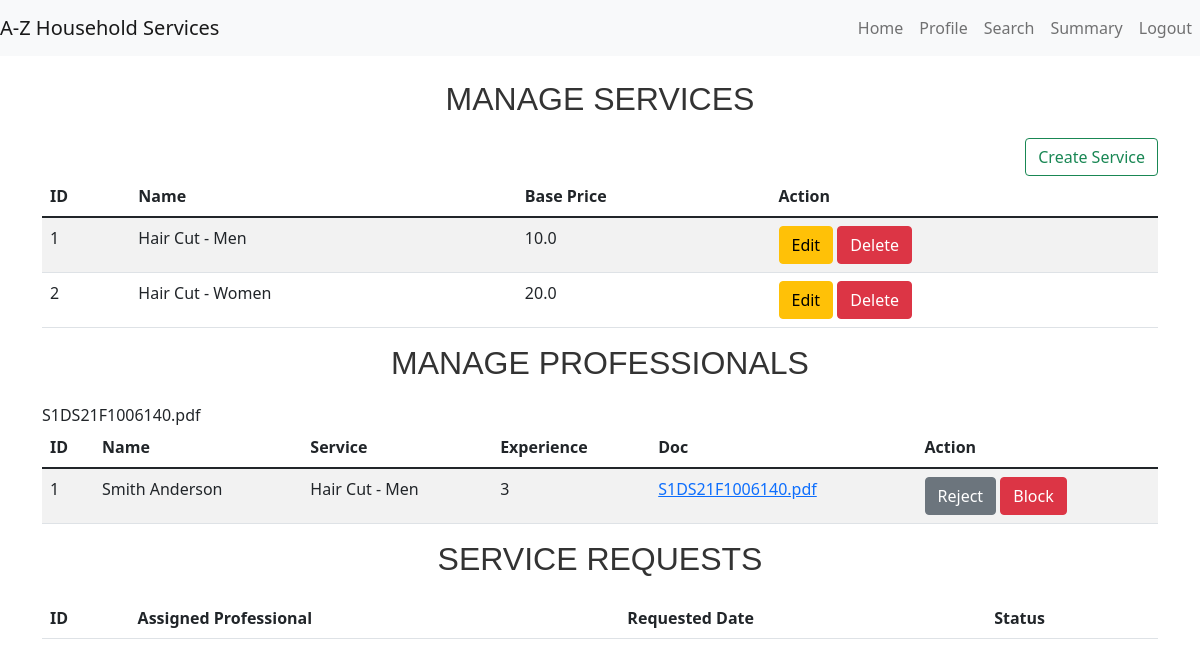
The page /admin/dashboard (signed in) on the database its author committed.
### models.py (models this page shows, shortened)
class Service(db.Model):
    __tablename__ = 'services'
    id = db.Column(db.Integer, primary_key=True)
    name = db.Column(db.String(100), nullable=False)
    price = db.Column(db.Float, nullable=False)
    description = db.Column(db.String(200))
    time_required = db.Column(db.String(50))

class ProfessionalProfile(db.Model):
    __tablename__ = 'professional_profiles'
    id = db.Column(db.Integer, primary_key=True)
    user_id = db.Column(db.Integer, db.ForeignKey('users.id'))
    full_name = db.Column(db.String(100), nullable=False)
    service_type = db.Column(db.String(100), nullable=False)
    experience = db.Column(db.String(100), nullable=False)
    filename = db.Column(db.String(120), nullable=False)
    uploaded_at = db.Column(db.DateTime, default=db.func.current_timestamp())
    address = db.Column(db.String(200),nullable=False)
    pin_code = db.Column(db.String(6), nullable=False)
    reviews = db.Column(db.Float, default=0)

class User(db.Model):
    __tablename__ = 'users'
    id = db.Column(db.Integer, primary_key=True)
    username = db.Column(db.String(100), nullable=False, unique=True)
    password = db.Column(db.String(200), nullable=False)
    role = db.Column(db.String(20), nullable=False)  # Admin, Professional, Customer
    date_created = db.Column(db.DateTime, default=db.func.current_timestamp())
    approve = db.Column(db.Boolean, default=False)
    blocked = db.Column(db.Boolean, default=True)

### app.py (the view)
@app.route('/admin/dashboard')
def admin_dashboard():
    if 'admin_user_id' in session:
        user_dict={}
        service_type={}
        services = Service.query.all()
        professional_profile = ProfessionalProfile.query.all()
        for profile in professional_profile:
            user_dict[profile.user_id] = User.query.filter_by(id=profile.user_id).first()
            service_type[profile.user_id] = Service.query.filter_by(id=profile.service_type).first()
        service_requests = ServiceRequest.query.all()
        return render_template('admin_dashboard.html', services=services, professional_profile=professional_profile, customer_profile=customer_profile, service_requests=service_requests,user_dict=user_dict,service_type=service_type)
    return redirect(url_for('admin_login'))

### app.py (called while the page is built)
@app.before_request
def create_tables():
    global first_request
    if first_request:
        db.create_all()
        first_request = False

### templates/admin_dashboard.html (shortened to what this page needs)
{% extends "base.html" %}
{% block content %}
<div class="row">
    <div class="col-md-12">
        <h3>Manage Services</h3>
        <div class="d-flex justify-content-end">
            <a href="{{ url_for('create_services') }}"  class="btn btn-outline-success">Create Service</a>
        </div>
        <table class="table table-striped">
            <thead>
                <tr>
                    <th>ID</th>
                    <th>Name</th>
                    <th>Base Price</th>
                    <th>Action</th>
                </tr>
            </thead>
            <tbody>
                {% for service in services %}
                <tr>
                    <td>{{ service.id }}</td>
                    <td>{{ service.name }}</td>
                    <td>{{ service.price }}</td>
                    <td>
                        <a href="/admin/services/update_service/{{ service.id }}" class="btn btn-warning">Edit</a>
                        <a href="/admin/services/delete_service/{{ service.id }}" class="btn btn-danger">Delete</a>
                    </td>
                </tr>
                {% endfor %}
            </tbody>
        </table>
        <h3>Manage Professionals</h3>
        <table class="table table-striped">
            <thead>
                <tr>
                    <th>ID</th>
                    <th>Name</th>
                    <th>Service</th>
                    <th>Experience</th>
                    <th>Doc</th>
                    <th>Action</th>
                </tr>
            </thead>
            <tbody>
                {% for professional in professional_profile %}
                <tr>
                    <td>{{ professional.id }}</td>
                    <td>{{ professional.full_name }}</td>
                    <td>{{ service_type[professional.user_id].name }}</td>
                    <td>{{ professional.experience }}</td>
                    <td><a href="/download/{{ professional.filename }}"  >{{ professional.filename }}</td></a>{{ professional.filename }}</td>
                    <td>
                        <a href="/admin/manage_user/{{ professional.user_id }}/approve/{{user_dict[professional.user_id].approve}}" class="btn {{ 'btn-secondary' if user_dict[professional.user_id].approve else 'btn-success' }}">{{ 'Reject' if user_dict[professional.user_id].approve else 'Approve' }}</a>
                        <a href="/admin/manage_user/{{ professional.user_id }}/blocked/{{user_dict[professional.user_id].blocked}}" class="btn {{ 'btn-success' if user_dict[professional.user_id].blocked else 'btn-danger' }}">{{ 'Unblock' if user_dict[professional.user_id].blocked else 'Block' }}</a>
                    </td>
                </tr>
                {% endfor %}
            </tbody>
        </table>
        <h3>Service Requests</h3>
        <table class="table table-striped">
            <thead>
                <tr>
                    <th>ID</th>
                    <th>Assigned Professional</th>
                    <th>Requested Date</th>
                    <th>Status</th>
                </tr>
            </thead>
        </table>
    </div>
</div>
{% endblock %}

### templates/base.html (shortened to what this page needs)
<!DOCTYPE html>
<html lang="en">
<head>
    <link href="https://cdn.jsdelivr.net/npm/bootstrap@5.1.3/dist/css/bootstrap.min.css" rel="stylesheet">
    <link rel="stylesheet" href="{{ url_for('static', filename='styles/styles.css') }}">
</head>
<body>
    <nav class="navbar navbar-expand-lg navbar-light bg-light">
        <a class="navbar-brand" href="/">A-Z Household Services</a>
        <div class="collapse navbar-collapse" id="navbarNav">
            <ul class="navbar-nav ms-auto">
                <li class="nav-item">
                    <a class="nav-link" href="{{ url_for(session['role'] + '_dashboard') }}">Home</a>
                </li>
                <li class="nav-item">
                    <a class="nav-link" href="{{ url_for(session['role'] + '_profile') }}">Profile</a>
                </li>
                    <a class="nav-link" href="{{ url_for(session['role'] + '_search') }}">Search</a>
                    <a class="nav-link" href="{{ url_for(session['role'] + '_summary') }}">Summary</a>
                <li class="nav-item">
                    <a class="nav-link" href="{{ url_for('logout') }}">Logout</a>
                </li>
            </ul>
        </div>
    </nav>
    <div class="container mt-4">
        {% block content %} {% endblock %}
    </div>
</body>
</html>

### static/styles/styles.css (style rules this page uses)
h3 { font-family: 'Arial', sans-serif; font-size: 32px; color: #333; text-align: center; margin-bottom: 20px; text-transform: uppercase; }

### rows shown on the page
Service: id "1", name "Hair Cut - Men", price "10.0"
Service: id "2", name "Hair Cut - Women", price "20.0"
ProfessionalProfile: id "1", full_name "Smith Anderson", experience "3", filename "S1DS21F1006140.pdf"
User: approve "Reject", blocked "Block"
